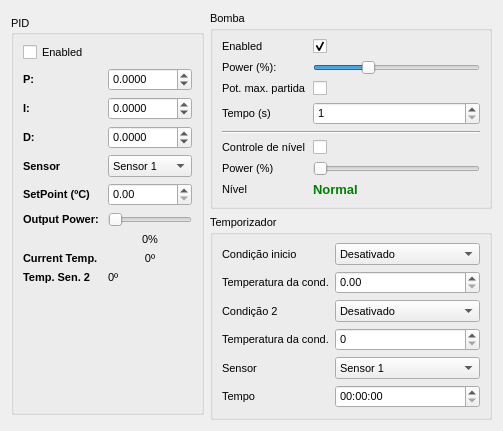
      <widget class="QWidget" name="tabComponents">
       <property name="enabled">
        <bool>true</bool>
       </property>
       <property name="sizePolicy">
        <sizepolicy hsizetype="Preferred" vsizetype="MinimumExpanding">
         <horstretch>0</horstretch>
         <verstretch>0</verstretch>
        </sizepolicy>
       </property>
       <property name="font">
        <font>
         <pointsize>8</pointsize>
        </font>
       </property>
       <attribute name="title">
        <string>Componentes do Sistema</string>
       </attribute>
       <layout class="QHBoxLayout" name="horizontalLayout">
        <property name="sizeConstraint">
         <enum>QLayout::SetFixedSize</enum>
        </property>
        <item>
         <widget class="QGroupBox" name="grpPID">
          <property name="maximumSize">
           <size>
            <width>16777215</width>
            <height>400</height>
           </size>
          </property>
          <property name="title">
           <string>PID</string>
          </property>
          <property name="alignment">
           <set>Qt::AlignLeading|Qt::AlignLeft|Qt::AlignVCenter</set>
          </property>
          <property name="flat">
           <bool>false</bool>
          </property>
          <property name="checkable">
           <bool>false</bool>
          </property>
          <layout class="QFormLayout" name="formLayout_3">
           <item row="0" column="0">
            <widget class="QCheckBox" name="ChkPidEnabled">
             <property name="text">
              <string>Enabled</string>
             </property>
            </widget>
           </item>
           <item row="1" column="0">
            <widget class="QLabel" name="pLabel">
             <property name="font">
              <font>
               <weight>75</weight>
               <bold>true</bold>
              </font>
             </property>
             <property name="text">
              <string>P:</string>
             </property>
             <property name="textFormat">
              <enum>Qt::PlainText</enum>
             </property>
            </widget>
           </item>
           <item row="1" column="1">
            <widget class="QDoubleSpinBox" name="PField">
             <property name="decimals">
              <number>4</number>
             </property>
             <property name="minimum">
              <double>-1000.000000000000000</double>
             </property>
             <property name="maximum">
              <double>1000.000000000000000</double>
             </property>
             <property name="singleStep">
              <double>0.001000000000000</double>
             </property>
            </widget>
           </item>
           <item row="2" column="0">
            <widget class="QLabel" name="iLabel">
             <property name="font">
              <font>
               <weight>75</weight>
               <bold>true</bold>
              </font>
             </property>
             <property name="text">
              <string>I:</string>
             </property>
            </widget>
           </item>
           <item row="2" column="1">
            <widget class="QDoubleSpinBox" name="IField">
             <property name="decimals">
              <number>4</number>
             </property>
             <property name="minimum">
              <double>-1000.000000000000000</double>
             </property>
             <property name="maximum">
              <double>1000.000000000000000</double>
             </property>
             <property name="singleStep">
              <double>0.001000000000000</double>
             </property>
            </widget>
           </item>
           <item row="3" column="0">
            <widget class="QLabel" name="dLabel">
             <property name="font">
              <font>
               <weight>75</weight>
               <bold>true</bold>
              </font>
             </property>
             <property name="text">
              <string>D:</string>
             </property>
            </widget>
           </item>
           <item row="3" column="1">
            <widget class="QDoubleSpinBox" name="DField">
             <property name="decimals">
              <number>4</number>
             </property>
             <property name="minimum">
              <double>-1000.000000000000000</double>
             </property>
             <property name="maximum">
              <double>1000.000000000000000</double>
             </property>
             <property name="singleStep">
              <double>0.001000000000000</double>
             </property>
            </widget>
           </item>
           <item row="4" column="0">
            <widget class="QLabel" name="lbPidSenSelect">
             <property name="font">
              <font>
               <weight>75</weight>
               <bold>true</bold>
              </font>
             </property>
             <property name="text">
              <string>Sensor</string>
             </property>
            </widget>
           </item>
           <item row="4" column="1">
            <widget class="QComboBox" name="cbPidSenSelect">
             <item>
              <property name="text">
               <string>Sensor 1</string>
              </property>
             </item>
             <item>
              <property name="text">
               <string>Sensor 2</string>
              </property>
             </item>
            </widget>
           </item>
           <item row="5" column="0">
            <widget class="QLabel" name="setPointLabel">
             <property name="font">
              <font>
               <weight>75</weight>
               <bold>true</bold>
              </font>
             </property>
             <property name="text">
              <string>SetPoint (ºC)</string>
             </property>
            </widget>
           </item>
           <item row="5" column="1">
            <widget class="QDoubleSpinBox" name="SPField">
             <property name="maximum">
              <double>100.000000000000000</double>
             </property>
            </widget>
           </item>
           <item row="6" column="0">
            <widget class="QLabel" name="outLabel">
             <property name="font">
              <font>
               <weight>75</weight>
               <bold>true</bold>
              </font>
             </property>
             <property name="text">
              <string>Output Power: </string>
             </property>
            </widget>
           </item>
           <item row="6" column="1">
            <widget class="QSlider" name="sliderOutPower">
             <property name="maximum">
              <number>100</number>
             </property>
             <property name="orientation">
              <enum>Qt::Horizontal</enum>
             </property>
            </widget>
           </item>
           <item row="7" column="1">
            <widget class="QLabel" name="labelOutPower">
             <property name="text">
              <string>0%</string>
             </property>
             <property name="alignment">
              <set>Qt::AlignCenter</set>
             </property>
            </widget>
           </item>
           <item row="8" column="0">
            <widget class="QLabel" name="currentTempCLabel">
             <property name="font">
              <font>
               <weight>75</weight>
               <bold>true</bold>
              </font>
             </property>
             <property name="text">
              <string>Current Temp.</string>
             </property>
            </widget>
           </item>
           <item row="8" column="1">
            <widget class="QLabel" name="labelTemp">
             <property name="font">
              <font>
               <italic>false</italic>
               <kerning>true</kerning>
              </font>
             </property>
             <property name="text">
              <string>0º</string>
             </property>
             <property name="alignment">
              <set>Qt::AlignCenter</set>
             </property>
            </widget>
           </item>
           <item row="9" column="0">
            <widget class="QLabel" name="label_2">
             <property name="font">
              <font>
               <weight>75</weight>
               <bold>true</bold>
              </font>
             </property>
             <property name="text">
              <string>Temp. Sen. 2</string>
             </property>
            </widget>
           </item>
           <item row="9" column="1">
            <widget class="QLabel" name="labelTemp2">
             <property name="text">
              <string>0º</string>
             </property>
            </widget>
           </item>
          </layout>
         </widget>
        </item>
        <item>
         <layout class="QVBoxLayout" name="verticalLayout_3">
          <property name="rightMargin">
           <number>0</number>
          </property>
          <item>
           <widget class="QGroupBox" name="grpBomb">
            <property name="maximumSize">
             <size>
              <width>16777215</width>
              <height>250</height>
             </size>
            </property>
            <property name="title">
             <string>Bomba</string>
            </property>
            <layout class="QFormLayout" name="formLayout_2">
             <property name="fieldGrowthPolicy">
              <enum>QFormLayout::AllNonFixedFieldsGrow</enum>
             </property>
             <item row="0" column="0">
              <widget class="QLabel" name="enabledLabel">
               <property name="text">
                <string>Enabled</string>
               </property>
              </widget>
             </item>
             <item row="0" column="1">
              <widget class="QCheckBox" name="chkPumpEnabled">
               <property name="checked">
                <bool>true</bool>
               </property>
              </widget>
             </item>
             <item row="2" column="0">
              <widget class="QLabel" name="powerLabel">
               <property name="text">
                <string>Power (%): </string>
               </property>
              </widget>
             </item>
             <item row="2" column="1">
              <widget class="QSlider" name="sliderPumpPower">
               <property name="maximum">
                <number>255</number>
               </property>
               <property name="value">
                <number>80</number>
               </property>
               <property name="orientation">
                <enum>Qt::Horizontal</enum>
               </property>
              </widget>
             </item>
             <item row="4" column="0">
              <widget class="QLabel" name="label_15">
               <property name="text">
                <string>Pot. max. partida</string>
               </property>
              </widget>
             </item>
             <item row="4" column="1">
              <widget class="QCheckBox" name="chkBurst">
               <property name="text">
                <string/>
               </property>
              </widget>
             </item>
             <item row="5" column="0">
              <widget class="QLabel" name="label_16">
               <property name="sizePolicy">
                <sizepolicy hsizetype="Preferred" vsizetype="Preferred">
                 <horstretch>0</horstretch>
                 <verstretch>0</verstretch>
                </sizepolicy>
               </property>
               <property name="text">
                <string>Tempo (s)</string>
               </property>
              </widget>
             </item>
             <item row="5" column="1">
              <widget class="QSpinBox" name="spinMaxPwrTime">
               <property name="minimum">
                <number>1</number>
               </property>
               <property name="maximum">
                <number>20</number>
               </property>
              </widget>
             </item>
             <item row="6" column="0" colspan="2">
              <widget class="Line" name="line">
               <property name="orientation">
                <enum>Qt::Horizontal</enum>
               </property>
              </widget>
             </item>
             <item row="7" column="0">
              <widget class="QLabel" name="label_10">
               <property name="toolTip">
                <string extracomment="Definir esta potência para a bomba quando a panela atingir o nível máximo"/>
               </property>
               <property name="text">
                <string>Controle de nível</string>
               </property>
              </widget>
             </item>
             <item row="7" column="1">
              <widget class="QCheckBox" name="chkLevelControl">
               <property name="text">
                <string/>
               </property>
              </widget>
             </item>
             <item row="8" column="0">
              <widget class="QLabel" name="label_11">
               <property name="text">
                <string>Power (%)</string>
               </property>
              </widget>
             </item>
             <item row="8" column="1">
              <widget class="QSlider" name="sliderPumpPowerHigh">
               <property name="maximum">
                <number>255</number>
               </property>
               <property name="orientation">
                <enum>Qt::Horizontal</enum>
               </property>
              </widget>
             </item>
             <item row="9" column="0">
              <widget class="QLabel" name="label_14">
               <property name="text">
                <string>Nível</string>
               </property>
              </widget>
             </item>
             <item row="9" column="1">
              <widget class="QLabel" name="lbFloatState">
               <property name="font">
                <font>
                 <pointsize>10</pointsize>
                 <weight>75</weight>
                 <bold>true</bold>
                </font>
               </property>
               <property name="styleSheet">
                <string notr="true">color: green;font-weight: bold</string>
               </property>
               <property name="frameShape">
                <enum>QFrame::NoFrame</enum>
               </property>
               <property name="frameShadow">
                <enum>QFrame::Plain</enum>
               </property>
               <property name="text">
                <string>Normal</string>
               </property>
               <property name="textFormat">
                <enum>Qt::AutoText</enum>
               </property>
              </widget>
             </item>
            </layout>
           </widget>
          </item>
          <item>
           <widget class="QGroupBox" name="grpTimer">
            <property name="title">
             <string>Temporizador</string>
            </property>
            <layout class="QFormLayout" name="formLayout">
             <property name="fieldGrowthPolicy">
              <enum>QFormLayout::AllNonFixedFieldsGrow</enum>
             </property>
             <item row="0" column="1">
              <widget class="QComboBox" name="cbTimerStartCond">
               <property name="currentIndex">
                <number>0</number>
               </property>
               <item>
                <property name="text">
                 <string>Desativado</string>
                </property>
               </item>
               <item>
                <property name="text">
                 <string>No inicio do estagio</string>
                </property>
               </item>
               <item>
                <property name="text">
                 <string>Temperatura passar de</string>
                </property>
               </item>
               <item>
                <property name="text">
                 <string>Temperatura baixar de</string>
                </property>
               </item>
              </widget>
             </item>
             <item row="0" column="0">
              <widget class="QLabel" name="lbcondtemp">
               <property name="text">
                <string>Condição inicio</string>
               </property>
              </widget>
             </item>
             <item row="1" column="0">
              <widget class="QLabel" name="lbtemp">
               <property name="text">
                <string>Temperatura da cond.</string>
               </property>
              </widget>
             </item>
             <item row="1" column="1">
              <widget class="QDoubleSpinBox" name="timerTempField"/>
             </item>
             <item row="3" column="0">
              <widget class="QLabel" name="condiO2Label">
               <property name="text">
                <string>Condição 2</string>
               </property>
              </widget>
             </item>
             <item row="3" column="1">
              <widget class="QComboBox" name="condiO2ComboBox">
               <item>
                <property name="text">
                 <string>Desativado</string>
                </property>
               </item>
               <item>
                <property name="text">
                 <string>Temperatura passar de</string>
                </property>
               </item>
               <item>
                <property name="text">
                 <string>Temperatura baixar de</string>
                </property>
               </item>
              </widget>
             </item>
             <item row="5" column="0">
              <widget class="QLabel" name="sensorSelectLabel">
               <property name="font">
                <font>
                 <weight>50</weight>
                 <bold>false</bold>
                </font>
               </property>
               <property name="text">
                <string>Sensor</string>
               </property>
              </widget>
             </item>
             <item row="5" column="1">
              <widget class="QComboBox" name="cbSensorSelect">
               <item>
                <property name="text">
                 <string>Sensor 1</string>
                </property>
               </item>
               <item>
                <property name="text">
                 <string>Sensor 2</string>
                </property>
               </item>
              </widget>
             </item>
             <item row="6" column="0">
              <widget class="QLabel" name="lbtime">
               <property name="text">
                <string>Tempo</string>
               </property>
              </widget>
             </item>
             <item row="6" column="1">
              <widget class="QTimeEdit" name="timerTimeField">
               <property name="currentSection">
                <enum>QDateTimeEdit::HourSection</enum>
               </property>
               <property name="displayFormat">
                <string>HH:mm:ss</string>
               </property>
              </widget>
             </item>
             <item row="4" column="0">
              <widget class="QLabel" name="temperaturaDaCondLabel">
               <property name="text">
                <string>Temperatura da cond.</string>
               </property>
              </widget>
             </item>
             <item row="4" column="1">
              <widget class="QSpinBox" name="temperaturaDaCondSpinBox"/>
             </item>
            </layout>
           </widget>
          </item>
         </layout>
        </item>
       </layout>
      </widget>
